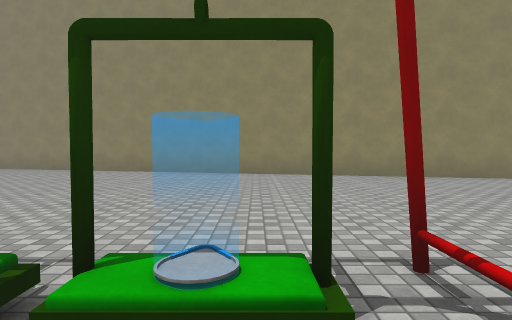
View 1 (above)

22 first-person views from a walk through a scene from a Unity 3-D project. The camera is 1.3 m above the floor, tilts 2° down and sees 75° across. The floor is counted in squares, 2 m on a side. Each view is taken from the middle of a square. On the plan, view 1 faces up. The plan holds only what a view shows up to about 10 squares ahead; the rest is blank. The place goes on beyond the plan. The player character is not drawn. Some animated figures are left out. Surface patterns are stand-ins for the level's own textures.

View 2
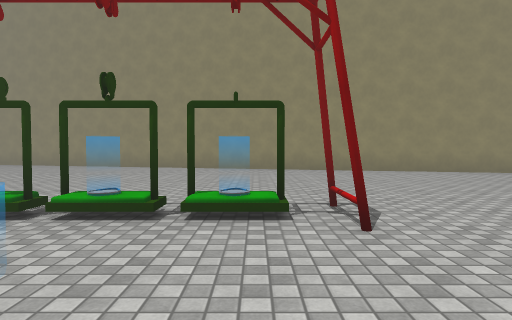

View 3
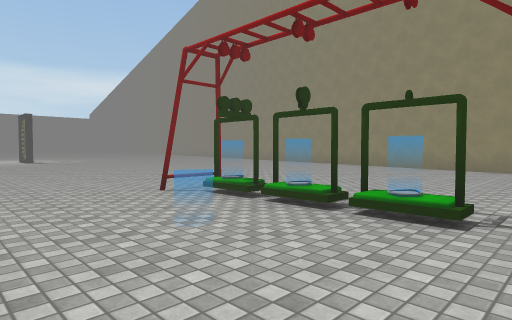

View 4
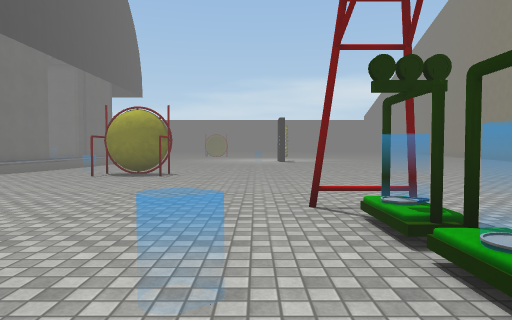

View 5
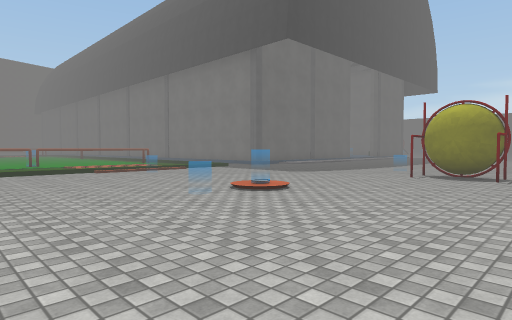

View 6
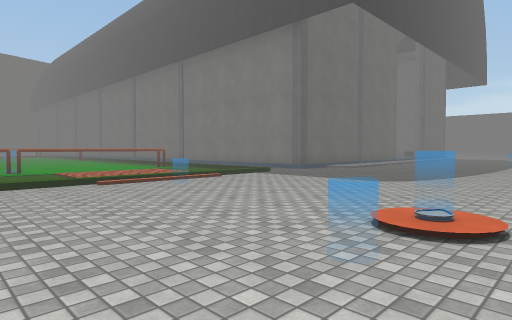

View 7
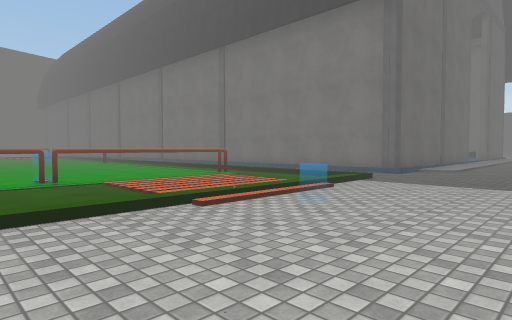

View 8
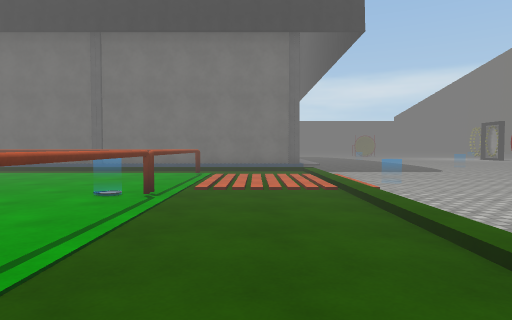

View 9
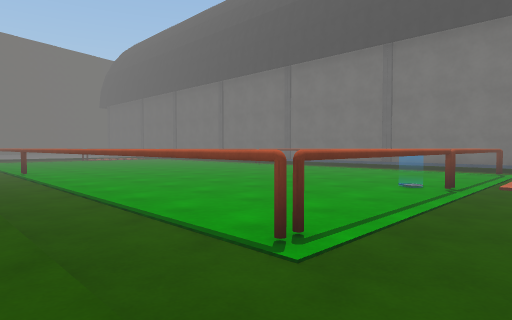

View 10
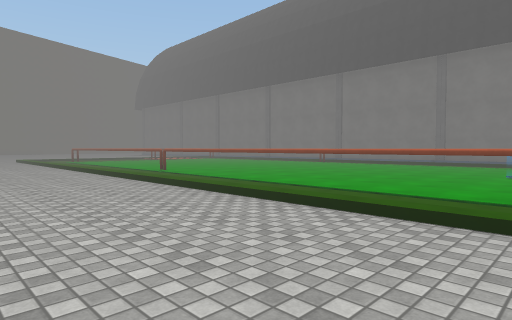

View 11
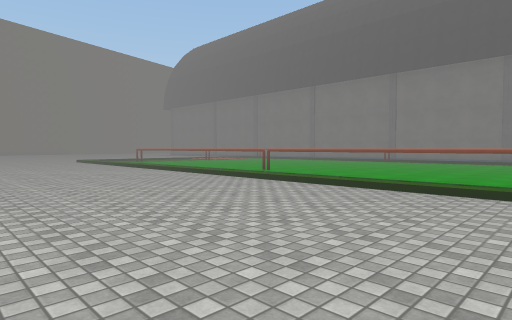

View 12
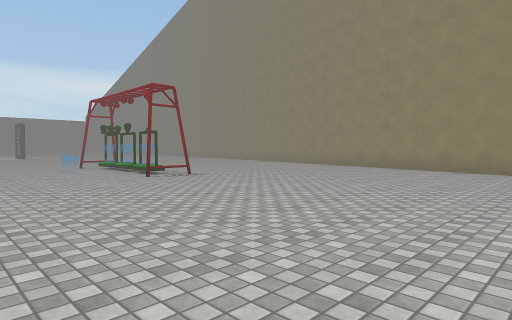

View 13
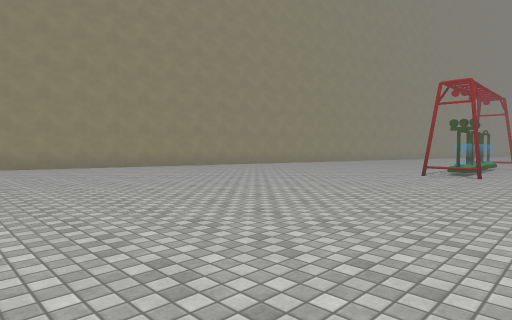

View 14
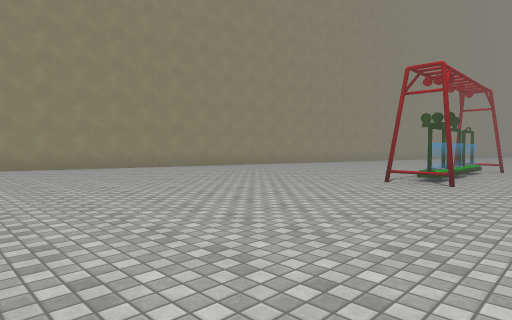

View 15
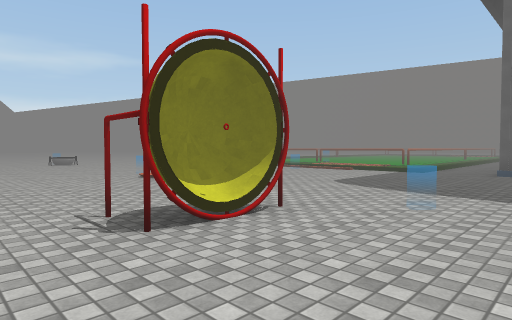

View 16
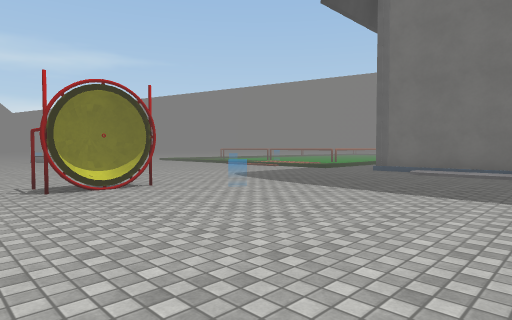

View 17
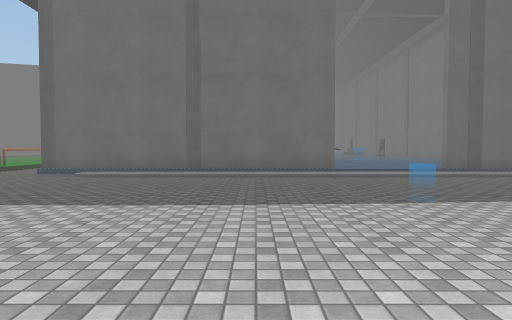

View 18
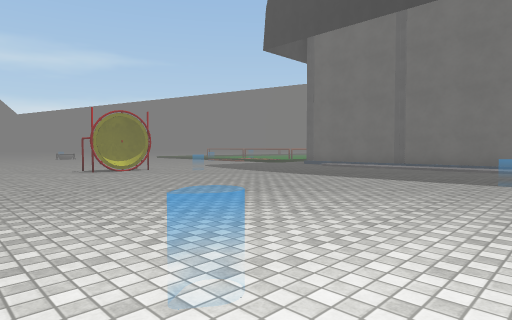

View 19
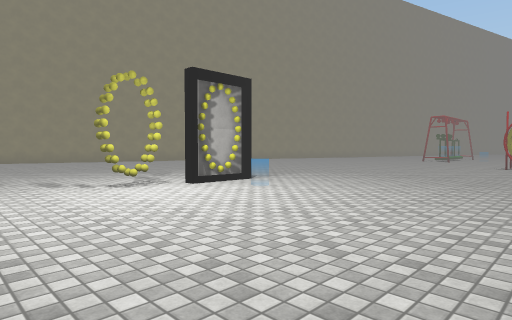

View 20
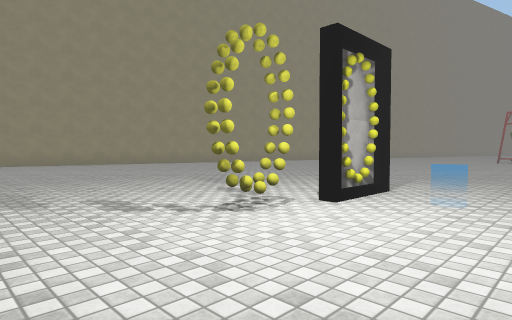

View 21
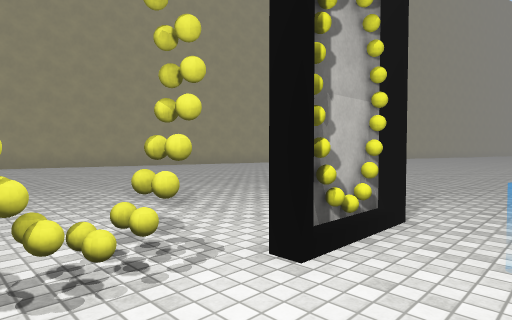

View 22
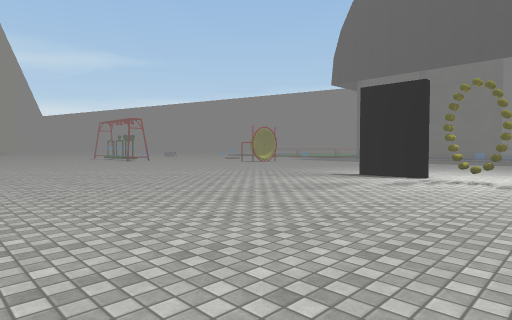

### Floor plan
Key: @ floor where view 1 was taken; # wall or solid block; . main floor; : floor 0.25 m higher than the main floor; / step, stairs or slope; = window, fence, low wall or low ledge; T thing the floor can be seen under or through; O other object.
Columns run from 21 left of view 1 to 8 right of it. Each row starts with its distance up from view 1.
 11     ..     #####
 10   .....    ....#####
  9  .......  .........#####
  8  ......................#####
  7  ..........................##
  6  ............................
  5  ............................
  4  ............................
  3 .............................
  2 ...#.........................
  1 ....##...........#O#OO#.......
  0 .... ................@........
 -1 ..............................
 -2 ..............................
 -3 .............O.........  .....
 -4 ............OO........
 -5    ........ .....OO...
 -6    . ................
 -7   ...................
 -8  ..................=.
 -9  ....................
-10 :://::::::/...........
-11 ##::########./.........
-12  :::       #./........../
-13            #./........../...
-14              /.T==TT==T./...
-15              /.T......T./.....
-16              /.T......T./.....
-17              /.T......T./.....
-18              /.T......T./.....
-19              /.  .....T./.....
-20                   ....T./....
-21                    ...T./....
-22                     ..T./....
-23                      .# /....
-24                       # /....
-25                          ....
-26                           ..

Where each view was taken, in squares from view 1:
view 1: 0 up, 0 right, facing up
view 2: 2 down, 0 right, facing up
view 3: 2 down, 1 right, facing up-left
view 4: 0 up, 0 right, facing left
view 5: 1 down, 0 right, facing down-left
view 6: 4 down, 1 left, facing down-left
view 7: 7 down, 1 left, facing down-left
view 8: 12 down, 2 right, facing left
view 9: 12 down, 3 right, facing down-left
view 10: 13 down, 6 right, facing down-left
view 11: 15 down, 8 right, facing down-left
view 12: 3 down, 8 right, facing up-left
view 13: 1 down, 12 left, facing up-right
view 14: 1 down, 10 left, facing up-right
view 15: 1 down, 11 left, facing down-right
view 16: 1 down, 14 left, facing down-right
view 17: 2 down, 15 left, facing down
view 18: 1 up, 18 left, facing down-right
view 19: 4 down, 21 left, facing up-right
view 20: 1 down, 21 left, facing up-right
view 21: 0 up, 19 left, facing up-right
view 22: 9 up, 20 left, facing down-right
